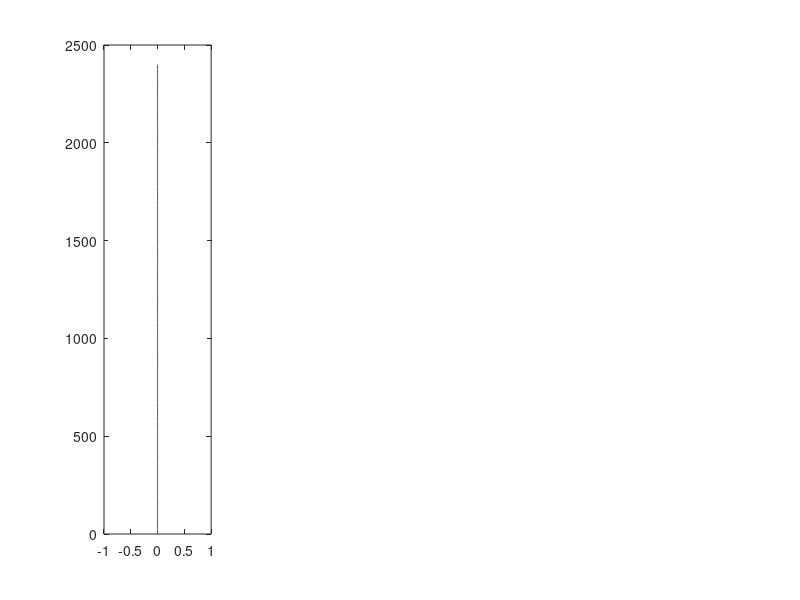

The MATLAB source for this figure: (Note: this script raises an error after producing the figure.)
% Script to solve coupled ice shell thermal and stress evolution
% This version of the code is meant to reproduce Nimmo (2004) - Volume
% change effect. The basic idea is that the ice shell begins as 2.4 km
% thick and with a temperature evolution given by the stefan solution.
% I was basically unable to reproduce Nimmo's results
%
%
% Max Rudolph, March 19, 2020
clear;
close all;

use_analytic_temperature = false; % whether to solve the energy equation or use an analytic solution (true)

% Numerical parameters
nr = 101; % number of grid points
relaxation_parameter=.05; % used in nonlinear loop.
maxiter=300;
% Define physical constants and parameters
% Physical constants
seconds_in_year = 3.1558e7;
R=8.314e-3;     % in kJ/mol/K
% Boundary conditions and internal heating
H=0; % internal heating rate.
Tb=270;
Ts=100;
Ro = 1500*1000;             % outer radius of ice shell (m)
initial_thickness = 2400;
Ri = Ro-initial_thickness;         % inner radius of ice shell (m)
Rc = 1.60e5;             % core radius (m)
% Elastic and Viscous properties
E = 5e9;        % shear modulus of ice (Pa)
nu = 0.3;      % Poisson ratio of ice (-)
beta_w = 4e-10; % Compressibility of water (1/Pa)
alpha_l = 1e-4*0; % coefficient of linear thermal expansion ( alpha_v/3 ) (1/K)
rho_i=900;      % density of ice (kg/m^3)
rho_w=1000;     % density of water (kg/m^3)
Q=40;           % activation energy, kJ/mol, Nimmo 2004 (kJ/mol)
mub=1e15;       % basal viscosity (Pa-s)
mu = @(T) mub*exp(Q*(Tb-T)/R/Tb./T); % function to evaluate viscosity in Pa-s given T
% Thermal properties
Cp = 2100; %heat capacity of ice J/kg/K
kappa = 1e-6;% m/s/s
k=kappa*rho_i*Cp;

% Benchmark-specific things
% temperature solution
lam1 = 0.65;
cooling_age = @(zm) (zm/2/lam1)^2/kappa;
initial_cooling_age = cooling_age(initial_thickness);
zm = @(t) 2*lam1*sqrt(kappa*t);
dTdt = @(z,t) -(Tb-Ts)/erf(lam1)*exp(-z.^2/4/kappa/t).*z/(2*sqrt(pi*kappa*t^3));
stefan_T = @(z,t)  erf( (z)/2./sqrt(kappa*t) )/erf(lam1)*(Tb-Ts)+Ts
% If solving the energy equation, we need the right value of L
% corresponding to lam1 = 0.65
Lf = exp(-lam1^2)/lam1/erf(lam1) * Cp*(Tb-Ts)/sqrt(pi);% Turcotte and Schubert Equation 4.141

% calculate maxwell time at 100, 270
fprintf('Maxwell time at surface, base %.2e %.2e\n',mu(100)/E,mu(Tb)/E);
fprintf('Thermal diffusion timescale %.2e\n',(4e4)^2/kappa);
% set end time and grid resolution
t_end = 90e6*seconds_in_year;
% dt = 1e4*seconds_in_year; % time step in seconds
dtmax = 1e4*seconds_in_year;
dtmin = seconds_in_year;
% dt1 = 3600; % size of first timestep
% times = logspace(log10(dt1),log10(t_end+dt1),1e4)-dt1;
plot_interval = t_end;
save_interval = 1e5*seconds_in_year;
save_depths = [0 1 2 3 5]*1000;
nsave = ceil(t_end/save_interval) + 1; nsave_depths = length(save_depths);
sigma_t_store = zeros(nsave_depths,nsave);

% set up the grid
grid_r = linspace(Ri,Ro,nr); % set up the grid

% initialize solution vectors (IC)
sigma_r_last = zeros(nr,1); % initial stresses
sigma_t_last = zeros(nr,1); % initial stresses
T_last = linspace(Tb,Ts,nr)';
% stefan initial condition
eta = (Ro-grid_r)/2/sqrt(kappa*initial_cooling_age);
theta = erf(eta)/erf(lam1);
T_last(:) = theta*(Tb-Ts)+Ts;
% initialize with a stefan solution corresponding to initial thickness
er_last = zeros(nr,1); % strains
et_last = zeros(nr,1);
ur_last = zeros(nr,1);      % displacement
z_last = 0; % total amount of thickening
Pex_last = 0; %initial overpressure

% Set up plot
hf2=figure();

plot_times = [0.0 0.8 1.6 3.2 6.4 12 24 46 90]*1e6*seconds_in_year; iplot=2;
hf=figure(2);
subplot(1,4,1); % sigma_r and sigma_t
h=plot(sigma_r_last,Ro-grid_r); hold on;
plot(sigma_r_last,Ro-grid_r,'--','Color',h.Color);
% h=legend('\sigma_r','\sigma_t','Interpreter','tex'); h.AutoUpdate=false;
title('Stress (Pa)','Interpreter','tex');
ylabel('r (m)');
set(gca,'YDir','reverse');
subplot(1,4,2); % e_r and e_t
h=plot( sigma_r_last,Ro-grid_r); hold on;
plot( sigma_r_last,Ro-grid_r,'--','Color',h.Color); hold on;
% h=legend('r','t'); h.AutoUpdate=false;
title('Strain (-)','Interpreter','tex');
set(gca,'YDir','reverse');
subplot(1,4,3); % temperature
plot(T_last,Ro-grid_r); hold on; title('T (K)','Interpreter','tex'); set(gca,'YDir','reverse');
subplot(1,4,4); % radial displacement (u)
plot(ur_last,Ro-grid_r); hold on; title('u_r');
set(gca,'YDir','reverse');
last_plot_time = 0;

fig1a.h = figure(); % Nimmo's Figure 1a
subplot(2,1,1);
[ax,h1,h2]=plotyy((Ro-grid_r)/1e3,sigma_t_last/1e6,(Ro-grid_r)/1e3,T_last);
fig1a.ax = ax;
h2.Color = h1.Color;
h2.LineStyle = '--';
hold(ax(1)); hold(ax(2));
set(ax,'Xlim',[0 20]);
set(ax(1),'YLim',[-5 40]);
set(ax(1),'YTick',[-5:5:40]);
set(ax(2),'YTick',[100:20:180]);
set(ax(1),'YTickLabelMode','auto');
ylabel(ax(1),'Tangential Stress (MPa)');
xlabel(ax(1),'Depth (km)');
ylabel(ax(2),'Temperature (K)');
set(ax(2),'YLim',[100 180]);

time=0; itime=1;
% save initial state
isave = 1;
sigma_t_store(:,isave) = interp1(Ro-grid_r,sigma_t_last,save_depths);
time_store(isave) = time;
last_store = time; isave = isave+1;


while time < t_end
    % In each timestep, we do the following
    % 1. Calculate the amount of basal freeze-on and advance the mesh
    % 2. Solve the heat equation using an implicit method
    % 3. Solve for sigma_r
    % 4. Calculate sigma_t
    % 5. Calculate the radial displacements u(r)
    
    % 2. Calculate thickening
    % basal heat flux
    %     qb = -k*(T(2)-T(1))/(grid_r(2)-grid_r(1)); % W/m^2
    % thickening would be dx/dt = qb/(L*rho_i)
    %     delta_rb = dt*qb/Lf/rho_i;
    %     z = z_last + delta_rb;
    
    % calculate the timestep
    if( use_analytic_temperature )
        delta = Inf;
        dt=dtmax*2;
        while abs(delta) > (grid_r(2)-grid_r(1))/2 && dt >= dtmin
            dt = dt/2;
            new_thickness = zm(initial_cooling_age+time+dt);
            delta = new_thickness - (Ro-grid_r(1));
        end
        fprintf('Timestep %e elapsed time %e\n',dt,time+dt);
        z=new_thickness-initial_thickness;
        delta_rb = new_thickness-initial_thickness;
        f = (1-2*initial_thickness/Ro);
        delta_rho = (rho_w-rho_i);
        surface_uplift = (delta_rb)*(delta_rho)/rho_w*f/(1+(f*(delta_rho)/rho_w));
        
        % calculate new ocean pressure (Manga and Wang 2007, equation 5)
        %     Pex_pred = 3*Ri^2/beta_w/(Ri^3-Rc^3)*(z*(rho_w-rho_i)/rho_w-ur_last(1));% ur_last because we don't yet know the uplift
        Pex_pred = surface_uplift*E/(1-nu)*2/Ro^2*(new_thickness/4); % last term assumes elastic thickness ~1/4 total thickness
        % re-mesh onto new grid
        new_grid_r = linspace(Ri-delta_rb,Ro,nr);
        [T_last,sigma_r_last,sigma_t_last,er_last,et_last] = interpolate_solution(new_grid_r,grid_r,T_last,sigma_r_last,sigma_t_last,er_last,et_last,Tb);
        grid_r = new_grid_r; % end interpolation step
        
        % calculate d/dr(Tdot)
        %     Tdot = (T-T_last)/dt;
        %     Tdot = zeros(size(T_last));
        %     Tdot(:) = dTdt(Ro-new_grid_r,initial_cooling_age+time+dt);
        %     T = T_last + Tdot*dt;
        T = stefan_T( Ro-new_grid_r',initial_cooling_age+time+dt);
    else
        Tg = Tb-(T_last(2)-Tb);
        dTdr_b_last = (T_last(2)-Tg)/2/(grid_r(2)-grid_r(1));
        qb = -k*dTdr_b_last;
        
        % determine the timestep
        dt = dtmax;
        if abs(qb/Lf/rho_i*dt) > (grid_r(2)-grid_r(1))/2
            dt = (grid_r(2)-grid_r(1))/2/(qb/Lf/rho_i);
        end
        if dt < dtmin
            dt = dtmin;
        end
        % thickening would be dx/dt = qb/(L*rho_i)
        delta_rb = dt*qb/Lf/rho_i;
        new_thickness = Ro-grid_r(1)+delta_rb;
        z=new_thickness-initial_thickness;
        delta_rb = z;
        f = (1-2*initial_thickness/Ro);
        delta_rho = (rho_w-rho_i);
        surface_uplift = (delta_rb)*(delta_rho)/rho_w*f/(1+(f*(delta_rho)/rho_w));
        
        % calculate new ocean pressure (Manga and Wang 2007, equation 5)
        %     Pex_pred = 3*Ri^2/beta_w/(Ri^3-Rc^3)*(z*(rho_w-rho_i)/rho_w-ur_last(1));% ur_last because we don't yet know the uplift
        Pex_pred = surface_uplift*E/(1-nu)*2/Ro^2*(new_thickness/4); % last term assumes elastic thickness ~1/4 total thickness
        % re-mesh onto new grid
        new_grid_r = linspace(Ri-z,Ro,nr);
        [T_last,sigma_r_last,sigma_t_last,er_last,et_last] = interpolate_solution(new_grid_r,grid_r,T_last,sigma_r_last,sigma_t_last,er_last,et_last,Tb);
        grid_r = new_grid_r; % end interpolation step
        
        % 2. form discrete operators and solve the heat equation
        [T,dTdotdr] = solve_temperature_shell(grid_r,T_last,Tb,Ts,k,rho_i,Cp,H,dt,delta_rb);
        
    end
    
    % 3. Nonlinear loop over pressure.
    % because the ocean pressure depends on the uplift, we make a guess
    % (above). Using this guess, we calculate stresses, strains, and
    % displacements. Then we re-calculate the pressure using the new value
    % of radial displacement. We continue until the pressure used in the
    % calculations has converged to the pressure consistent with the
    % calculated displacement;
    for iter=1:maxiter
        if iter>1
            durdP = (1-nu)/E*Ro^2/2*1/new_thickness;
            dP = (surface_uplift-ur(end))/durdP;
            Pex = Pex + 0.1*dP;
        else
            Pex = Pex_last;
        end
        % 3a. Assemble and solve equations for radial stress
        % calculate viscosity at each node (needed by solver)
        mu_node = zeros(nr,1);
        for i=1:nr
            mu_node(i) = mu(T(i));
        end
        [sigma_r,sigma_t,sigma_rD,sigma_tD] = solve_stress_viscoelastic_shell(grid_r,mu_node,sigma_r_last,alpha_l*dTdotdr,-Pex,E,nu,dt);
        
        dT = T-T_last;
        
        dsigma_t = sigma_t - sigma_t_last;
        dsigma_r = sigma_r - sigma_r_last;
        
        de_t = 1/E*(dsigma_t-nu*(dsigma_t+dsigma_r))+alpha_l*dT + dt/2*(sigma_tD./mu_node); % change in tangential strain
        de_r = 1/E*(dsigma_r-2*nu*dsigma_t)         +alpha_l*dT + dt/2*(sigma_rD./mu_node); % HS91 equations A5-6
        er = er_last + de_r;
        et = et_last + de_t;
        ur = grid_r'.*et; %radial displacement

        % check for convergence
        if abs( ur(end)-surface_uplift )/abs(surface_uplift) < 1e-6
            fprintf('time %.2e: converged in %d iterations. actual uplift %.2e desired uplift %.2e\n',time/seconds_in_year,iter,ur(end),surface_uplift);
            break;
        elseif iter==maxiter
            error('Nonlinear loop failed to converge');
        end
    end%end nonlinear loop
    
    % 6. advance to next time step and plot (if needed)
    sigma_r_last = sigma_r;
    sigma_t_last = sigma_t;
    T_last = T;
    er_last = er;
    et_last = et;
    z_last = z;
    ur_last = ur;
    Pex_last = Pex;
    
    time = time + dt;
    
    if (time >= plot_times(iplot) || time >= t_end)
        iplot = iplot+1;
        
        figure(hf);
        subplot(1,4,1);
        h=plot(sigma_r,Ro-grid_r);
        plot(sigma_t,Ro-grid_r,'--','Color',h.Color);
        subplot(1,4,2);
        h=plot(er,Ro-grid_r);
        plot(et,Ro-grid_r,'--','Color',h.Color);
        subplot(1,4,3);
        plot(T,Ro-grid_r);
        subplot(1,4,4);
        plot(ur,Ro-grid_r);
        
        
        figure(hf2);
        plot(ur(end),sigma_t(end),'.'); hold on;
        
        figure(fig1a.h); % Nimmo's Figure 1a
        h=plot(fig1a.ax(1),(Ro-grid_r)/1e3,sigma_t_last/1e6);
        plot(fig1a.ax(2),(Ro-grid_r)/1e3,T_last,'--','Color',h.Color);
        
        
        last_plot_time = time;
        drawnow();
    end
    if (time-last_store >= save_interval || time >= t_end)
        sigma_t_store(:,isave) = interp1(Ro-grid_r,sigma_t_last,save_depths);
        time_store(isave) = time;
        last_store = time; isave = isave+1;
    end
end
%% add legends
for i=1:length(plot_times)
    labels{i} = sprintf('%.1f',plot_times(i)/seconds_in_year/1e6);
end
figure( fig1a.h );
axis(fig1a.ax(1));
legend(labels,'Location','southeast');


%% Nimmo's figure 1b
figure(fig1a.h);
labels = {};
for i=1:length(save_depths)
    labels{i} = sprintf('%.1f km',save_depths(i)/1000);
end
subplot(2,1,2);
plot(time_store(1:isave-1)/seconds_in_year/1e6,sigma_t_store(:,1:isave-1)/1e6);
legend(labels,'Location','southeast');
xlabel('Time (Myr)');
ylabel('Tangential Stress (MPa)');
set(gcf,'Color','w');
h=gcf;
h.Position(3:4) = [390 580];
if use_analytic_temperature
    saveas(gcf,'Nimmo_Figure2.eps','psc2')
else
    saveas(gcf,'Nimmo_Figure2_numerical.eps','psc2')
end

